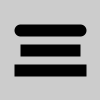
Frame 1 (no input)
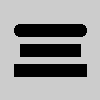
Frame 60 (the mouse pressed at the canvas centre just before this capture)
Frame 120 (the mouse held since frame 60 and released just before this capture): identical to frame 60, image omitted

The Processing sketch that drew these frames (run headless with seeded random() and noise(); from frame 60 on, the mouse is pressed at the canvas centre):

// Processing sketch: strokeCap
// ── strokeCap.pde
void setup(){
  size(100, 100);
}

void draw(){
  smooth();
  strokeWeight(12);
  strokeCap(ROUND);
  line(20, 30, 80, 30);
  strokeCap(SQUARE);
  line(20, 50, 80, 50);
  strokeCap(PROJECT);
  line(20, 70, 80, 70);
  save("strokeCAP.png");
}
